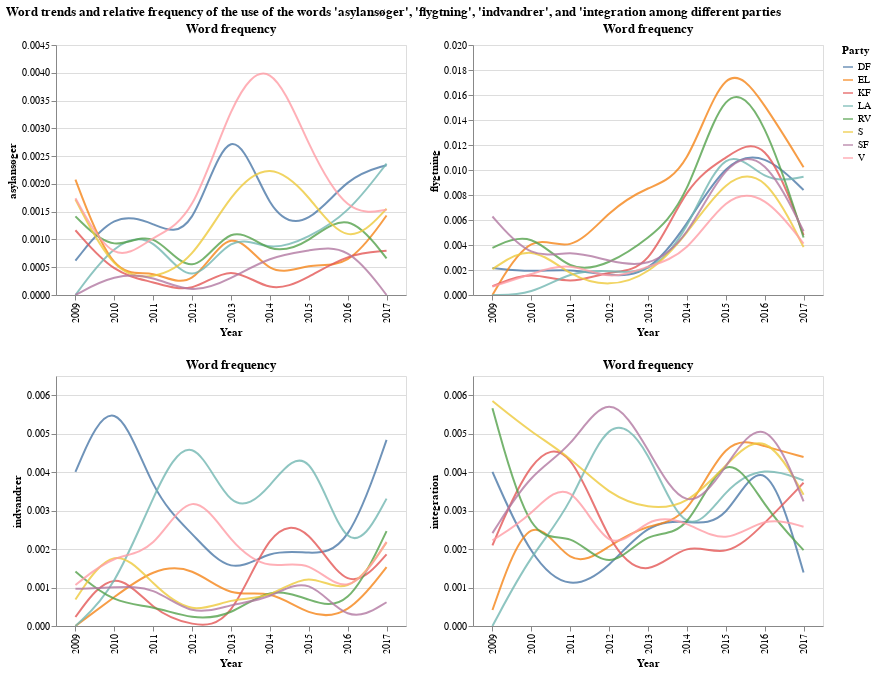

Notebook code cell kept with this figure:
### Markdown cell above
### 2.b. The Trends of the keywords in the Speeches 
Relative frequency

### Code cell
w=350
h=250

# Define a selection that allows users to select a Party
selection = alt.selection_single(
    fields=['Party'],  # Assuming 'Party' is a field in your 'data' DataFrame
    bind=alt.binding_select(options=data['Party'].unique(), name='Select Party'),
    empty='all'  # 'all' means nothing is selected by default
)



data = meta_data_bows_word_freq.copy()
data = data[['Year','Party','asylansøger']]
### chart 1 ###
#selection = alt.selection_point(fields=['Party'], bind='legend')
# Create a line chart
chart1 = alt.Chart(data).mark_line(interpolate='basis').encode(
    x='Year:O',  # Use 'O' for ordinal data (years)
    y='asylansøger:Q',  # Use 'Q' for quantitative data (values)
    color= 'Party',
    opacity=alt.condition(selection, alt.value(0.8), alt.value(0.2))    
).properties(
    width=w,
    height=h,
    title="Word frequency"
).interactive(
).add_params(
    selection
)

# input data
data = meta_data_bows_word_freq.copy()
data = data[['Year','Party','flygtning']]
### chart 2 ### 
#selection = alt.selection_point(fields=['Party'], bind='legend')
# Create a line chart
chart2 = alt.Chart(data).mark_line(interpolate='basis').encode(
    x='Year:O',  # Use 'O' for ordinal data (years)
    y='flygtning:Q',  # Use 'Q' for quantitative data (values)
    color= 'Party',
    opacity=alt.condition(selection, alt.value(0.8), alt.value(0.2))

).properties(
    width=w,
    height=h,
    title="Word frequency"
).interactive(
).add_params(
    selection
)


# input data
data = meta_data_bows_word_freq.copy()
data = data[['Year','Party','indvandrer']]
### chart 3 ### 
#selection = alt.selection_point(fields=['Party'], bind='legend')
# Create a line chart
chart3 = alt.Chart(data).mark_line(interpolate='basis').encode(
    x='Year:O',  # Use 'O' for ordinal data (years)
    y='indvandrer:Q',  # Use 'Q' for quantitative data (values)
    color= 'Party',
    opacity=alt.condition(selection, alt.value(0.8), alt.value(0.2))

).properties(
    width=w,
    height=h,
    title="Word frequency"
).interactive(
).add_params(
    selection
)

data = meta_data_bows_word_freq.copy()
data = data[['Year','Party','integration']]
### chart 4 ###
#selection = alt.selection_point(fields=['Party'], bind='legend')
# Create a line chart
chart4 = alt.Chart(data).mark_line(interpolate='basis').encode(
    x='Year:O',  # Use 'O' for ordinal data (years)
    y='integration:Q',  # Use 'Q' for quantitative data (values)
    color= 'Party',
    opacity=alt.condition(selection, alt.value(0.8), alt.value(0.2))    
).properties(
    width=w,
    height=h,
    title="Word frequency"
).interactive(
).add_params(
    selection
)

# Display the charts
alt.concat(
    chart1,
    chart2,
    chart3,
    chart4,
    columns=2
).properties(
    title="Word trends and relative frequency of the use of the words 'asylansøger', 'flygtning', 'indvandrer', and 'integration among different parties"
)

### Figure 1 — Vega-Lite specification as saved in the notebook (floating-point values rounded to 4 significant figures)
{"config": {"view": {"continuousWidth": 300, "continuousHeight": 300}}, "concat": [{"data": {"name": "data-930f70b7c582ebbe4b1977f36665174c"}, "mark": {"type": "line", "interpolate": "basis"}, "encoding": {"color": {"field": "Party", "type": "nominal"}, "opacity": {"condition": {"param": "param_5", "value": 0.8, "empty": true}, "value": 0.2}, "x": {"field": "Year", "type": "ordinal"}, "y": {"field": "asylansøger", "type": "quantitative"}}, "height": 250, "name": "view_2", "title": "Word frequency", "width": 350}, {"data": {"name": "data-d65b8c8ab9adc7e5f73692acbd5f202f"}, "mark": {"type": "line", "interpolate": "basis"}, "encoding": {"color": {"field": "Party", "type": "nominal"}, "opacity": {"condition": {"param": "param_5", "value": 0.8, "empty": true}, "value": 0.2}, "x": {"field": "Year", "type": "ordinal"}, "y": {"field": "flygtning", "type": "quantitative"}}, "height": 250, "name": "view_3", "title": "Word frequency", "width": 350}, {"data": {"name": "data-e5bde58555661499323a14fc742e1701"}, "mark": {"type": "line", "interpolate": "basis"}, "encoding": {"color": {"field": "Party", "type": "nominal"}, "opacity": {"condition": {"param": "param_5", "value": 0.8, "empty": true}, "value": 0.2}, "x": {"field": "Year", "type": "ordinal"}, "y": {"field": "indvandrer", "type": "quantitative"}}, "height": 250, "name": "view_4", "title": "Word frequency", "width": 350}, {"data": {"name": "data-5c0bafc93789ff0f1a1833a51d6852e0"}, "mark": {"type": "line", "interpolate": "basis"}, "encoding": {"color": {"field": "Party", "type": "nominal"}, "opacity": {"condition": {"param": "param_5", "value": 0.8, "empty": true}, "value": 0.2}, "x": {"field": "Year", "type": "ordinal"}, "y": {"field": "integration", "type": "quantitative"}}, "height": 250, "name": "view_5", "title": "Word frequency", "width": 350}], "columns": 2, "params": [{"name": "param_6", "select": {"type": "interval", "encodings": ["x", "y"]}, "bind": "scales", "views": ["view_2"]}, {"name": "param_5", "select": {"type": "point", "fields": ["Party"]}, "bind": {"input": "select", "options": ["DF", "EL", "KF", "LA", "RV", "S", "SF", "V"], "name": "Select Party"}, "views": ["view_2", "view_3", "view_4", "view_5"]}, {"name": "param_7", "select": {"type": "interval", "encodings": ["x", "y"]}, "bind": "scales", "views": ["view_3"]}, {"name": "param_8", "select": {"type": "interval", "encodings": ["x", "y"]}, "bind": "scales", "views": ["view_4"]}, {"name": "param_9", "select": {"type": "interval", "encodings": ["x", "y"]}, "bind": "scales", "views": ["view_5"]}], "title": "Word trends and relative frequency of the use of the words 'asylansøger', 'flygtning', 'indvandrer', and 'integration among different parties", "$schema": "https://vega.github.io/schema/vega-lite/v5.14.1.json", "datasets": {"data-930f70b7c582ebbe4b1977f36665174c": [{"Year": 2009, "Party": "DF", "asylansøger": 0.0006167}, {"Year": 2009, "Party": "EL", "asylansøger": 0.002076}, {"Year": 2009, "Party": "KF", "asylansøger": 0.001166}, {"Year": 2009, "Party": "LA", "asylansøger": 0.0}, {"Year": 2009, "Party": "RV", "asylansøger": 0.001416}, {"Year": 2009, "Party": "S", "asylansøger": 0.00172}, {"Year": 2009, "Party": "SF", "asylansøger": 0.0}, {"Year": 2009, "Party": "V", "asylansøger": 0.001743}, {"Year": 2010, "Party": "DF", "asylansøger": 0.001507}, {"Year": 2010, "Party": "EL", "asylansøger": 0.0002516}, {"Year": 2010, "Party": "KF", "asylansøger": 0.0003713}, {"Year": 2010, "Party": "LA", "asylansøger": 0.0009434}, {"Year": 2010, "Party": "RV", "asylansøger": 0.0007232}, {"Year": 2010, "Party": "S", "asylansøger": 0.0003685}, {"Year": 2010, "Party": "SF", "asylansøger": 0.0003755}, {"Year": 2010, "Party": "V", "asylansøger": 0.000478}, {"Year": 2011, "Party": "DF", "asylansøger": 0.001298}, {"Year": 2011, "Party": "EL", "asylansøger": 0.0004989}, {"Year": 2011, "Party": "KF", "asylansøger": 0.0002468}, {"Year": 2011, "Party": "LA", "asylansøger": 0.001138}, {"Year": 2011, "Party": "RV", "asylansøger": 0.001267}, {"Year": 2011, "Party": "S", "asylansøger": 0.0002782}, {"Year": 2011, "Party": "SF", "asylansøger": 0.000352}, {"Year": 2011, "Party": "V", "asylansøger": 0.001078}, {"Year": 2012, "Party": "DF", "asylansøger": 0.0009308}, {"Year": 2012, "Party": "EL", "asylansøger": 0.0}, {"Year": 2012, "Party": "KF", "asylansøger": 0.0}, {"Year": 2012, "Party": "LA", "asylansøger": 0.0}, {"Year": 2012, "Party": "RV", "asylansøger": 0.0001634}, {"Year": 2012, "Party": "S", "asylansøger": 0.0006033}, {"Year": 2012, "Party": "SF", "asylansøger": 0.0}, {"Year": 2012, "Party": "V", "asylansøger": 0.001327}, {"Year": 2013, "Party": "DF", "asylansøger": 0.003501}, {"Year": 2013, "Party": "EL", "asylansøger": 0.0014}, {"Year": 2013, "Party": "KF", "asylansøger": 0.0005974}, {"Year": 2013, "Party": "LA", "asylansøger": 0.001176}, {"Year": 2013, "Party": "RV", "asylansøger": 0.0014}, {"Year": 2013, "Party": "S", "asylansøger": 0.001855}, {"Year": 2013, "Party": "SF", "asylansøger": 0.0002879}, {"Year": 2013, "Party": "V", "asylansøger": 0.003509}, {"Year": 2014, "Party": "DF", "asylansøger": 0.001337}, {"Year": 2014, "Party": "EL", "asylansøger": 0.0002457}, {"Year": 2014, "Party": "KF", "asylansøger": 0.0}, {"Year": 2014, "Party": "LA", "asylansøger": 0.000762}, {"Year": 2014, "Party": "RV", "asylansøger": 0.0006916}, {"Year": 2014, "Party": "S", "asylansøger": 0.002429}, {"Year": 2014, "Party": "SF", "asylansøger": 0.0006943}, {"Year": 2014, "Party": "V", "asylansøger": 0.004385}, {"Year": 2015, "Party": "DF", "asylansøger": 0.001232}, {"Year": 2015, "Party": "EL", "asylansøger": 0.0005988}, {"Year": 2015, "Party": "KF", "asylansøger": 0.0003124}, {"Year": 2015, "Party": "LA", "asylansøger": 0.001038}, {"Year": 2015, "Party": "RV", "asylansøger": 0.0009347}, {"Year": 2015, "Party": "S", "asylansøger": 0.00181}, {"Year": 2015, "Party": "SF", "asylansøger": 0.0007996}, {"Year": 2015, "Party": "V", "asylansøger": 0.00265}, {"Year": 2016, "Party": "DF", "asylansøger": 0.002135}, {"Year": 2016, "Party": "EL", "asylansøger": 0.0004636}, {"Year": 2016, "Party": "KF", "asylansøger": 0.0007396}, {"Year": 2016, "Party": "LA", "asylansøger": 0.001454}, {"Year": 2016, "Party": "RV", "asylansøger": 0.00156}, {"Year": 2016, "Party": "S", "asylansøger": 0.0008104}, {"Year": 2016, "Party": "SF", "asylansøger": 0.0009196}, {"Year": 2016, "Party": "V", "asylansøger": 0.001418}, {"Year": 2017, "Party": "DF", "asylansøger": 0.002336}, {"Year": 2017, "Party": "EL", "asylansøger": 0.001431}, {"Year": 2017, "Party": "KF", "asylansøger": 0.0007979}, {"Year": 2017, "Party": "LA", "asylansøger": 0.002366}, {"Year": 2017, "Party": "RV", "asylansøger": 0.0006578}, {"Year": 2017, "Party": "S", "asylansøger": 0.001552}, {"Year": 2017, "Party": "SF", "asylansøger": 0.0}, {"Year": 2017, "Party": "V", "asylansøger": 0.001534}], "data-d65b8c8ab9adc7e5f73692acbd5f202f": [{"Year": 2009, "Party": "DF", "flygtning": 0.002158}, {"Year": 2009, "Party": "EL", "flygtning": 0.0}, {"Year": 2009, "Party": "KF", "flygtning": 0.0006995}, {"Year": 2009, "Party": "LA", "flygtning": 0.0}, {"Year": 2009, "Party": "RV", "flygtning": 0.003775}, {"Year": 2009, "Party": "S", "flygtning": 0.002064}, {"Year": 2009, "Party": "SF", "flygtning": 0.006277}, {"Year": 2009, "Party": "V", "flygtning": 0.0006778}, {"Year": 2010, "Party": "DF", "flygtning": 0.00183}, {"Year": 2010, "Party": "EL", "flygtning": 0.005284}, {"Year": 2010, "Party": "KF", "flygtning": 0.00198}, {"Year": 2010, "Party": "LA", "flygtning": 0.0}, {"Year": 2010, "Party": "RV", "flygtning": 0.005207}, {"Year": 2010, "Party": "S", "flygtning": 0.004176}, {"Year": 2010, "Party": "SF", "flygtning": 0.002753}, {"Year": 2010, "Party": "V", "flygtning": 0.001673}, {"Year": 2011, "Party": "DF", "flygtning": 0.002118}, {"Year": 2011, "Party": "EL", "flygtning": 0.003118}, {"Year": 2011, "Party": "KF", "flygtning": 0.0007405}, {"Year": 2011, "Party": "LA", "flygtning": 0.001897}, {"Year": 2011, "Party": "RV", "flygtning": 0.001689}, {"Year": 2011, "Party": "S", "flygtning": 0.001447}, {"Year": 2011, "Party": "SF", "flygtning": 0.003638}, {"Year": 2011, "Party": "V", "flygtning": 0.002694}, {"Year": 2012, "Party": "DF", "flygtning": 0.001504}, {"Year": 2012, "Party": "EL", "flygtning": 0.006797}, {"Year": 2012, "Party": "KF", "flygtning": 0.002009}, {"Year": 2012, "Party": "LA", "flygtning": 0.001993}, {"Year": 2012, "Party": "RV", "flygtning": 0.002451}, {"Year": 2012, "Party": "S", "flygtning": 0.0006464}, {"Year": 2012, "Party": "SF", "flygtning": 0.002679}, {"Year": 2012, "Party": "V", "flygtning": 0.001106}, {"Year": 2013, "Party": "DF", "flygtning": 0.001585}, {"Year": 2013, "Party": "EL", "flygtning": 0.008682}, {"Year": 2013, "Party": "KF", "flygtning": 0.001792}, {"Year": 2013, "Party": "LA", "flygtning": 0.001568}, {"Year": 2013, "Party": "RV", "flygtning": 0.004456}, {"Year": 2013, "Party": "S", "flygtning": 0.001552}, {"Year": 2013, "Party": "SF", "flygtning": 0.002159}, {"Year": 2013, "Party": "V", "flygtning": 0.002306}, {"Year": 2014, "Party": "DF", "flygtning": 0.005531}, {"Year": 2014, "Party": "EL", "flygtning": 0.009583}, {"Year": 2014, "Party": "KF", "flygtning": 0.009036}, {"Year": 2014, "Party": "LA", "flygtning": 0.004826}, {"Year": 2014, "Party": "RV", "flygtning": 0.007348}, {"Year": 2014, "Party": "S", "flygtning": 0.004791}, {"Year": 2014, "Party": "SF", "flygtning": 0.004397}, {"Year": 2014, "Party": "V", "flygtning": 0.0032}, {"Year": 2015, "Party": "DF", "flygtning": 0.01079}, {"Year": 2015, "Party": "EL", "flygtning": 0.01936}, {"Year": 2015, "Party": "KF", "flygtning": 0.01093}, {"Year": 2015, "Party": "LA", "flygtning": 0.01263}, {"Year": 2015, "Party": "RV", "flygtning": 0.01767}, {"Year": 2015, "Party": "S", "flygtning": 0.009388}, {"Year": 2015, "Party": "SF", "flygtning": 0.01085}, {"Year": 2015, "Party": "V", "flygtning": 0.008073}, {"Year": 2016, "Party": "DF", "flygtning": 0.01142}, {"Year": 2016, "Party": "EL", "flygtning": 0.0153}, {"Year": 2016, "Party": "KF", "flygtning": 0.01317}, {"Year": 2016, "Party": "LA", "flygtning": 0.008824}, {"Year": 2016, "Party": "RV", "flygtning": 0.01428}, {"Year": 2016, "Party": "S", "flygtning": 0.01001}, {"Year": 2016, "Party": "SF", "flygtning": 0.0114}, {"Year": 2016, "Party": "V", "flygtning": 0.008164}, {"Year": 2017, "Party": "DF", "flygtning": 0.008399}, {"Year": 2017, "Party": "EL", "flygtning": 0.01022}, {"Year": 2017, "Party": "KF", "flygtning": 0.004787}, {"Year": 2017, "Party": "LA", "flygtning": 0.009463}, {"Year": 2017, "Party": "RV", "flygtning": 0.004605}, {"Year": 2017, "Party": "S", "flygtning": 0.003828}, {"Year": 2017, "Party": "SF", "flygtning": 0.005096}, {"Year": 2017, "Party": "V", "flygtning": 0.004112}], "data-e5bde58555661499323a14fc742e1701": [{"Year": 2009, "Party": "DF", "indvandrer": 0.004009}, {"Year": 2009, "Party": "EL", "indvandrer": 0.0}, {"Year": 2009, "Party": "KF", "indvandrer": 0.0002332}, {"Year": 2009, "Party": "LA", "indvandrer": 0.0}, {"Year": 2009, "Party": "RV", "indvandrer": 0.001416}, {"Year": 2009, "Party": "S", "indvandrer": 0.000688}, {"Year": 2009, "Party": "SF", "indvandrer": 0.0009657}, {"Year": 2009, "Party": "V", "indvandrer": 0.001065}, {"Year": 2010, "Party": "DF", "indvandrer": 0.00635}, {"Year": 2010, "Party": "EL", "indvandrer": 0.0007549}, {"Year": 2010, "Party": "KF", "indvandrer": 0.001609}, {"Year": 2010, "Party": "LA", "indvandrer": 0.0009434}, {"Year": 2010, "Party": "RV", "indvandrer": 0.0005785}, {"Year": 2010, "Party": "S", "indvandrer": 0.002211}, {"Year": 2010, "Party": "SF", "indvandrer": 0.001001}, {"Year": 2010, "Party": "V", "indvandrer": 0.001872}, {"Year": 2011, "Party": "DF", "indvandrer": 0.003347}, {"Year": 2011, "Party": "EL", "indvandrer": 0.001497}, {"Year": 2011, "Party": "KF", "indvandrer": 0.0003702}, {"Year": 2011, "Party": "LA", "indvandrer": 0.003414}, {"Year": 2011, "Party": "RV", "indvandrer": 0.0005278}, {"Year": 2011, "Party": "S", "indvandrer": 0.001057}, {"Year": 2011, "Party": "SF", "indvandrer": 0.001056}, {"Year": 2011, "Party": "V", "indvandrer": 0.001865}, {"Year": 2012, "Party": "DF", "indvandrer": 0.002434}, {"Year": 2012, "Party": "EL", "indvandrer": 0.001568}, {"Year": 2012, "Party": "KF", "indvandrer": 0.0}, {"Year": 2012, "Party": "LA", "indvandrer": 0.005314}, {"Year": 2012, "Party": "RV", "indvandrer": 0.0001634}, {"Year": 2012, "Party": "S", "indvandrer": 0.0002586}, {"Year": 2012, "Party": "SF", "indvandrer": 0.0002233}, {"Year": 2012, "Party": "V", "indvandrer": 0.003761}, {"Year": 2013, "Party": "DF", "indvandrer": 0.001255}, {"Year": 2013, "Party": "EL", "indvandrer": 0.0007002}, {"Year": 2013, "Party": "KF", "indvandrer": 0.0}, {"Year": 2013, "Party": "LA", "indvandrer": 0.002744}, {"Year": 2013, "Party": "RV", "indvandrer": 0.0002546}, {"Year": 2013, "Party": "S", "indvandrer": 0.0007421}, {"Year": 2013, "Party": "SF", "indvandrer": 0.0005758}, {"Year": 2013, "Party": "V", "indvandrer": 0.002106}, {"Year": 2014, "Party": "DF", "indvandrer": 0.002006}, {"Year": 2014, "Party": "EL", "indvandrer": 0.0009829}, {"Year": 2014, "Party": "KF", "indvandrer": 0.002636}, {"Year": 2014, "Party": "LA", "indvandrer": 0.003556}, {"Year": 2014, "Party": "RV", "indvandrer": 0.001037}, {"Year": 2014, "Party": "S", "indvandrer": 0.0006892}, {"Year": 2014, "Party": "SF", "indvandrer": 0.0006943}, {"Year": 2014, "Party": "V", "indvandrer": 0.001422}, {"Year": 2015, "Party": "DF", "indvandrer": 0.001877}, {"Year": 2015, "Party": "EL", "indvandrer": 0.0002495}, {"Year": 2015, "Party": "KF", "indvandrer": 0.002655}, {"Year": 2015, "Party": "LA", "indvandrer": 0.005017}, {"Year": 2015, "Party": "RV", "indvandrer": 0.0006798}, {"Year": 2015, "Party": "S", "indvandrer": 0.00147}, {"Year": 2015, "Party": "SF", "indvandrer": 0.001371}, {"Year": 2015, "Party": "V", "indvandrer": 0.001794}, {"Year": 2016, "Party": "DF", "indvandrer": 0.001933}, {"Year": 2016, "Party": "EL", "indvandrer": 0.0002318}, {"Year": 2016, "Party": "KF", "indvandrer": 0.0007396}, {"Year": 2016, "Party": "LA", "indvandrer": 0.001454}, {"Year": 2016, "Party": "RV", "indvandrer": 0.0003599}, {"Year": 2016, "Party": "S", "indvandrer": 0.0006888}, {"Year": 2016, "Party": "SF", "indvandrer": 0.0}, {"Year": 2016, "Party": "V", "indvandrer": 0.0006302}, {"Year": 2017, "Party": "DF", "indvandrer": 0.004839}, {"Year": 2017, "Party": "EL", "indvandrer": 0.001533}, {"Year": 2017, "Party": "KF", "indvandrer": 0.001862}, {"Year": 2017, "Party": "LA", "indvandrer": 0.003312}, {"Year": 2017, "Party": "RV", "indvandrer": 0.002467}, {"Year": 2017, "Party": "S", "indvandrer": 0.002173}, {"Year": 2017, "Party": "SF", "indvandrer": 0.0006177}, {"Year": 2017, "Party": "V", "indvandrer": 0.002187}], "data-5c0bafc93789ff0f1a1833a51d6852e0": [{"Year": 2009, "Party": "DF", "integration": 0.004009}, {"Year": 2009, "Party": "EL", "integration": 0.0004153}, {"Year": 2009, "Party": "KF", "integration": 0.002098}, {"Year": 2009, "Party": "LA", "integration": 0.0}, {"Year": 2009, "Party": "RV", "integration": 0.005663}, {"Year": 2009, "Party": "S", "integration": 0.005848}, {"Year": 2009, "Party": "SF", "integration": 0.002414}, {"Year": 2009, "Party": "V", "integration": 0.002227}, {"Year": 2010, "Party": "DF", "integration": 0.001722}, {"Year": 2010, "Party": "EL", "integration": 0.003271}, {"Year": 2010, "Party": "KF", "integration": 0.004455}, {"Year": 2010, "Party": "LA", "integration": 0.001887}, {"Year": 2010, "Party": "RV", "integration": 0.002025}, {"Year": 2010, "Party": "S", "integration": 0.005036}, {"Year": 2010, "Party": "SF", "integration": 0.004005}, {"Year": 2010, "Party": "V", "integration": 0.002868}, {"Year": 2011, "Party": "DF", "integration": 0.0008881}, {"Year": 2011, "Party": "EL", "integration": 0.001372}, {"Year": 2011, "Party": "KF", "integration": 0.004813}, {"Year": 2011, "Party": "LA", "integration": 0.003035}, {"Year": 2011, "Party": "RV", "integration": 0.002534}, {"Year": 2011, "Party": "S", "integration": 0.004396}, {"Year": 2011, "Party": "SF", "integration": 0.004576}, {"Year": 2011, "Party": "V", "integration": 0.00402}, {"Year": 2012, "Party": "DF", "integration": 0.001504}, {"Year": 2012, "Party": "EL", "integration": 0.002091}, {"Year": 2012, "Party": "KF", "integration": 0.002009}, {"Year": 2012, "Party": "LA", "integration": 0.005646}, {"Year": 2012, "Party": "RV", "integration": 0.001307}, {"Year": 2012, "Party": "S", "integration": 0.003404}, {"Year": 2012, "Party": "SF", "integration": 0.006251}, {"Year": 2012, "Party": "V", "integration": 0.001659}, {"Year": 2013, "Party": "DF", "integration": 0.002708}, {"Year": 2013, "Party": "EL", "integration": 0.002661}, {"Year": 2013, "Party": "KF", "integration": 0.001195}, {"Year": 2013, "Party": "LA", "integration": 0.004704}, {"Year": 2013, "Party": "RV", "integration": 0.002546}, {"Year": 2013, "Party": "S", "integration": 0.003036}, {"Year": 2013, "Party": "SF", "integration": 0.004606}, {"Year": 2013, "Party": "V", "integration": 0.002908}, {"Year": 2014, "Party": "DF", "integration": 0.002735}, {"Year": 2014, "Party": "EL", "integration": 0.002703}, {"Year": 2014, "Party": "KF", "integration": 0.002259}, {"Year": 2014, "Party": "LA", "integration": 0.002032}, {"Year": 2014, "Party": "RV", "integration": 0.002248}, {"Year": 2014, "Party": "S", "integration": 0.003118}, {"Year": 2014, "Party": "SF", "integration": 0.002777}, {"Year": 2014, "Party": "V", "integration": 0.002726}, {"Year": 2015, "Party": "DF", "integration": 0.002581}, {"Year": 2015, "Party": "EL", "integration": 0.00499}, {"Year": 2015, "Party": "KF", "integration": 0.001718}, {"Year": 2015, "Party": "LA", "integration": 0.003633}, {"Year": 2015, "Party": "RV", "integration": 0.004843}, {"Year": 2015, "Party": "S", "integration": 0.004185}, {"Year": 2015, "Party": "SF", "integration": 0.004112}, {"Year": 2015, "Party": "V", "integration": 0.002079}, {"Year": 2016, "Party": "DF", "integration": 0.004846}, {"Year": 2016, "Party": "EL", "integration": 0.004669}, {"Year": 2016, "Party": "KF", "integration": 0.002663}, {"Year": 2016, "Party": "LA", "integration": 0.004169}, {"Year": 2016, "Party": "RV", "integration": 0.003059}, {"Year": 2016, "Party": "S", "integration": 0.005186}, {"Year": 2016, "Party": "SF", "integration": 0.005702}, {"Year": 2016, "Party": "V", "integration": 0.002879}, {"Year": 2017, "Party": "DF", "integration": 0.001391}, {"Year": 2017, "Party": "EL", "integration": 0.004394}, {"Year": 2017, "Party": "KF", "integration": 0.003723}, {"Year": 2017, "Party": "LA", "integration": 0.003785}, {"Year": 2017, "Party": "RV", "integration": 0.001973}, {"Year": 2017, "Party": "S", "integration": 0.003414}, {"Year": 2017, "Party": "SF", "integration": 0.003243}, {"Year": 2017, "Party": "V", "integration": 0.002578}]}}
